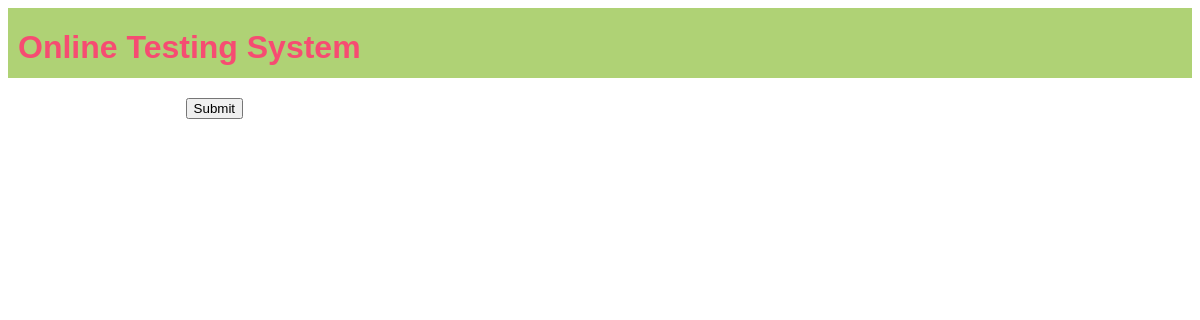
Page /OTS/test-paper?n=3 on the earlier database version.
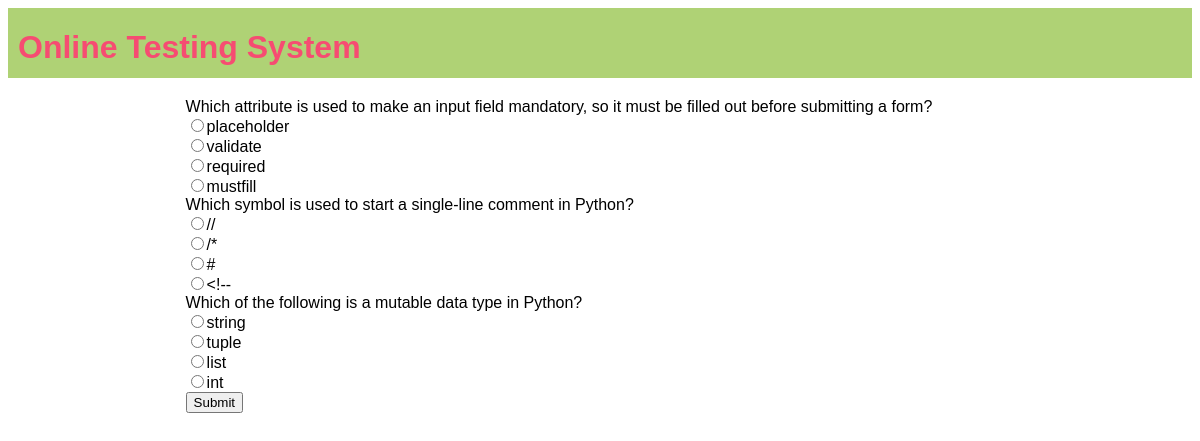
Same page on the later database version.
### OTS/models.py (models this page shows)
class Question(models.Model):
    qid=models.BigAutoField(primary_key=True,auto_created=True)
    que=models.TextField()
    a=models.CharField(max_length=255)
    b=models.CharField(max_length=255)
    c=models.CharField(max_length=255)
    d=models.CharField(max_length=255)
    ans=models.CharField(max_length=2)

### OTS/views.py (the view)
# urls.py: path('test-paper',testPaper,name='testPaper'),
def testPaper(request):
    if 'name' not in request.session.keys():
        res=HttpResponseRedirect("login")
    n=int(request.GET['n'])
    question_pool=list(Question.objects.all())
    random.shuffle(question_pool)
    questions_list=question_pool[:n]
    context={'questions':questions_list}
    res=render(request,'test_paper.html',context)
    return res

### OTS/templates/test_paper.html (shortened to what this page needs)
{% extends 'main.html'%}
{% block content %}
<form action="{% url 'OTS:calculateTest' %}" method="post">
    {% for question in questions%}
    <div class="question">
        {{question.que}}
    </div>
    <div class="options">
        <input type="radio" name="q{{question.qid}}" value="a" >{{question.a}}
    </div>
    <div class="options">
        <input type="radio" name="q{{question.qid}}" value="b" >{{question.b}}
    </div>
    <div class="options">
        <input type="radio" name="q{{question.qid}}" value="c" >{{question.c}}
    </div>
    <div class="options">
        <input type="radio" name="q{{question.qid}}" value="d" >{{question.d}}
    </div>
    {% endfor %}
    <div><input type="submit" value="Submit"></div>
</form>
{% endblock %}

Differences in the rows shown:
added Question: que "Which attribute is used to make an input field mandatory, so it must be filled out before submitting a form?", a "placeholder", b "validate", c "required", d "mustfill"
added Question: que "Which symbol is used to start a single-line comment in Python?", a "//", b "/*", c "#", d "<!--"
added Question: que "Which of the following is a mutable data type in Python?", a "string", b "tuple", c "list", d "int"
